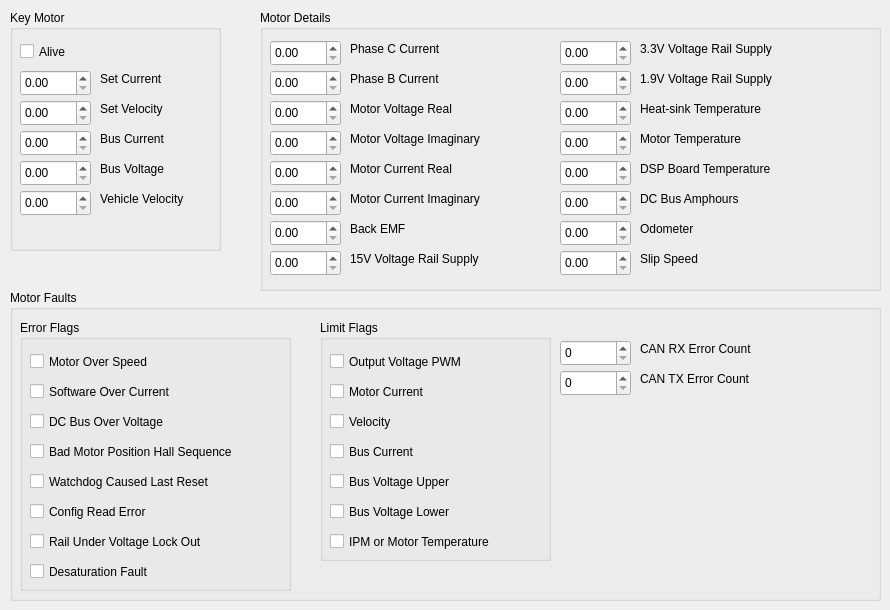
   <widget class="QWidget" name="Motor0">
    <attribute name="title">
     <string>Motor 0</string>
    </attribute>
    <widget class="QGroupBox" name="motor0DetailsGroup">
     <property name="geometry">
      <rect>
       <x>260</x>
       <y>10</y>
       <width>621</width>
       <height>281</height>
      </rect>
     </property>
     <property name="title">
      <string>Motor Details</string>
     </property>
     <widget class="QDoubleSpinBox" name="m0PhaseCCurrentBox">
      <property name="geometry">
       <rect>
        <x>10</x>
        <y>30</y>
        <width>71</width>
        <height>26</height>
       </rect>
      </property>
     </widget>
     <widget class="QDoubleSpinBox" name="m0MotorCurrentImaginaryBox">
      <property name="geometry">
       <rect>
        <x>10</x>
        <y>180</y>
        <width>71</width>
        <height>26</height>
       </rect>
      </property>
     </widget>
     <widget class="QDoubleSpinBox" name="m0MotorVoltageImaginaryBox">
      <property name="geometry">
       <rect>
        <x>10</x>
        <y>120</y>
        <width>71</width>
        <height>26</height>
       </rect>
      </property>
     </widget>
     <widget class="QDoubleSpinBox" name="m0BackEMFBox">
      <property name="geometry">
       <rect>
        <x>10</x>
        <y>210</y>
        <width>71</width>
        <height>26</height>
       </rect>
      </property>
     </widget>
     <widget class="QDoubleSpinBox" name="m0VoltageRailSupply15VBox">
      <property name="geometry">
       <rect>
        <x>10</x>
        <y>240</y>
        <width>71</width>
        <height>26</height>
       </rect>
      </property>
     </widget>
     <widget class="QDoubleSpinBox" name="m0MotorCurrentRealBox">
      <property name="geometry">
       <rect>
        <x>10</x>
        <y>150</y>
        <width>71</width>
        <height>26</height>
       </rect>
      </property>
     </widget>
     <widget class="QDoubleSpinBox" name="m0MotorVoltageRealBox">
      <property name="geometry">
       <rect>
        <x>10</x>
        <y>90</y>
        <width>71</width>
        <height>26</height>
       </rect>
      </property>
     </widget>
     <widget class="QDoubleSpinBox" name="m0PhaseBCurrentBox">
      <property name="geometry">
       <rect>
        <x>10</x>
        <y>60</y>
        <width>71</width>
        <height>26</height>
       </rect>
      </property>
     </widget>
     <widget class="QLabel" name="label_36">
      <property name="geometry">
       <rect>
        <x>90</x>
        <y>30</y>
        <width>121</width>
        <height>17</height>
       </rect>
      </property>
      <property name="text">
       <string>Phase C Current</string>
      </property>
     </widget>
     <widget class="QLabel" name="label_37">
      <property name="geometry">
       <rect>
        <x>90</x>
        <y>60</y>
        <width>121</width>
        <height>17</height>
       </rect>
      </property>
      <property name="text">
       <string>Phase B Current</string>
      </property>
     </widget>
     <widget class="QLabel" name="label_38">
      <property name="geometry">
       <rect>
        <x>90</x>
        <y>90</y>
        <width>151</width>
        <height>17</height>
       </rect>
      </property>
      <property name="text">
       <string>Motor Voltage Real</string>
      </property>
     </widget>
     <widget class="QLabel" name="label_39">
      <property name="geometry">
       <rect>
        <x>90</x>
        <y>120</y>
        <width>181</width>
        <height>17</height>
       </rect>
      </property>
      <property name="text">
       <string>Motor Voltage Imaginary</string>
      </property>
     </widget>
     <widget class="QLabel" name="label_40">
      <property name="geometry">
       <rect>
        <x>90</x>
        <y>150</y>
        <width>181</width>
        <height>17</height>
       </rect>
      </property>
      <property name="text">
       <string>Motor Current Real</string>
      </property>
     </widget>
     <widget class="QLabel" name="label_41">
      <property name="geometry">
       <rect>
        <x>90</x>
        <y>180</y>
        <width>181</width>
        <height>17</height>
       </rect>
      </property>
      <property name="text">
       <string>Motor Current Imaginary</string>
      </property>
     </widget>
     <widget class="QLabel" name="label_42">
      <property name="geometry">
       <rect>
        <x>90</x>
        <y>210</y>
        <width>67</width>
        <height>17</height>
       </rect>
      </property>
      <property name="text">
       <string>Back EMF</string>
      </property>
     </widget>
     <widget class="QLabel" name="label_43">
      <property name="geometry">
       <rect>
        <x>90</x>
        <y>240</y>
        <width>171</width>
        <height>17</height>
       </rect>
      </property>
      <property name="text">
       <string>15V Voltage Rail Supply</string>
      </property>
     </widget>
     <widget class="QDoubleSpinBox" name="m0VoltageRailSupply3VBox">
      <property name="geometry">
       <rect>
        <x>300</x>
        <y>30</y>
        <width>71</width>
        <height>26</height>
       </rect>
      </property>
     </widget>
     <widget class="QDoubleSpinBox" name="m0HeatSinkTempBox">
      <property name="geometry">
       <rect>
        <x>300</x>
        <y>90</y>
        <width>71</width>
        <height>26</height>
       </rect>
      </property>
     </widget>
     <widget class="QDoubleSpinBox" name="m0VoltageRailSupply1VBox">
      <property name="geometry">
       <rect>
        <x>300</x>
        <y>60</y>
        <width>71</width>
        <height>26</height>
       </rect>
      </property>
     </widget>
     <widget class="QDoubleSpinBox" name="m0DspBoardTempBox">
      <property name="geometry">
       <rect>
        <x>300</x>
        <y>150</y>
        <width>71</width>
        <height>26</height>
       </rect>
      </property>
     </widget>
     <widget class="QDoubleSpinBox" name="m0MotorTempBox">
      <property name="geometry">
       <rect>
        <x>300</x>
        <y>120</y>
        <width>71</width>
        <height>26</height>
       </rect>
      </property>
     </widget>
     <widget class="QDoubleSpinBox" name="m0OdometerBox">
      <property name="geometry">
       <rect>
        <x>300</x>
        <y>210</y>
        <width>71</width>
        <height>26</height>
       </rect>
      </property>
     </widget>
     <widget class="QDoubleSpinBox" name="m0DcBusAmphoursBox">
      <property name="geometry">
       <rect>
        <x>300</x>
        <y>180</y>
        <width>71</width>
        <height>26</height>
       </rect>
      </property>
     </widget>
     <widget class="QDoubleSpinBox" name="m0SlipSpeedBox">
      <property name="geometry">
       <rect>
        <x>300</x>
        <y>240</y>
        <width>71</width>
        <height>26</height>
       </rect>
      </property>
     </widget>
     <widget class="QLabel" name="label_44">
      <property name="geometry">
       <rect>
        <x>380</x>
        <y>30</y>
        <width>171</width>
        <height>17</height>
       </rect>
      </property>
      <property name="text">
       <string>3.3V Voltage Rail Supply</string>
      </property>
     </widget>
     <widget class="QLabel" name="label_45">
      <property name="geometry">
       <rect>
        <x>380</x>
        <y>60</y>
        <width>171</width>
        <height>17</height>
       </rect>
      </property>
      <property name="text">
       <string>1.9V Voltage Rail Supply</string>
      </property>
     </widget>
     <widget class="QLabel" name="label_46">
      <property name="geometry">
       <rect>
        <x>380</x>
        <y>90</y>
        <width>161</width>
        <height>17</height>
       </rect>
      </property>
      <property name="text">
       <string>Heat-sink Temperature</string>
      </property>
     </widget>
     <widget class="QLabel" name="label_47">
      <property name="geometry">
       <rect>
        <x>380</x>
        <y>120</y>
        <width>151</width>
        <height>17</height>
       </rect>
      </property>
      <property name="text">
       <string>Motor Temperature</string>
      </property>
     </widget>
     <widget class="QLabel" name="label_48">
      <property name="geometry">
       <rect>
        <x>380</x>
        <y>150</y>
        <width>171</width>
        <height>17</height>
       </rect>
      </property>
      <property name="text">
       <string>DSP Board Temperature</string>
      </property>
     </widget>
     <widget class="QLabel" name="label_49">
      <property name="geometry">
       <rect>
        <x>380</x>
        <y>180</y>
        <width>151</width>
        <height>17</height>
       </rect>
      </property>
      <property name="text">
       <string>DC Bus Amphours</string>
      </property>
     </widget>
     <widget class="QLabel" name="label_50">
      <property name="geometry">
       <rect>
        <x>380</x>
        <y>210</y>
        <width>121</width>
        <height>17</height>
       </rect>
      </property>
      <property name="text">
       <string>Odometer</string>
      </property>
     </widget>
     <widget class="QLabel" name="label_51">
      <property name="geometry">
       <rect>
        <x>380</x>
        <y>240</y>
        <width>101</width>
        <height>17</height>
       </rect>
      </property>
      <property name="text">
       <string>Slip Speed</string>
      </property>
     </widget>
    </widget>
    <widget class="QGroupBox" name="m0Faults">
     <property name="geometry">
      <rect>
       <x>10</x>
       <y>290</y>
       <width>871</width>
       <height>311</height>
      </rect>
     </property>
     <property name="title">
      <string>Motor Faults</string>
     </property>
     <widget class="QGroupBox" name="m0ErrorFlags">
      <property name="geometry">
       <rect>
        <x>10</x>
        <y>30</y>
        <width>271</width>
        <height>271</height>
       </rect>
      </property>
      <property name="title">
       <string>Error Flags</string>
      </property>
      <widget class="QCheckBox" name="m0DcBusOverVoltageCheck">
       <property name="geometry">
        <rect>
         <x>10</x>
         <y>90</y>
         <width>171</width>
         <height>23</height>
        </rect>
       </property>
       <property name="text">
        <string>DC Bus Over Voltage</string>
       </property>
      </widget>
      <widget class="QCheckBox" name="m0DesaturationFaultCheck">
       <property name="geometry">
        <rect>
         <x>10</x>
         <y>240</y>
         <width>221</width>
         <height>23</height>
        </rect>
       </property>
       <property name="text">
        <string>Desaturation Fault</string>
       </property>
      </widget>
      <widget class="QCheckBox" name="m0BadMotorPositionHallSequenceCheck">
       <property name="geometry">
        <rect>
         <x>10</x>
         <y>120</y>
         <width>261</width>
         <height>23</height>
        </rect>
       </property>
       <property name="text">
        <string>Bad Motor Position Hall Sequence</string>
       </property>
      </widget>
      <widget class="QCheckBox" name="m0OverCurrentCheck">
       <property name="geometry">
        <rect>
         <x>10</x>
         <y>60</y>
         <width>181</width>
         <height>23</height>
        </rect>
       </property>
       <property name="text">
        <string>Software Over Current</string>
       </property>
      </widget>
      <widget class="QCheckBox" name="m0RailUnderVoltageLockOutCheck">
       <property name="geometry">
        <rect>
         <x>10</x>
         <y>210</y>
         <width>221</width>
         <height>23</height>
        </rect>
       </property>
       <property name="text">
        <string>Rail Under Voltage Lock Out</string>
       </property>
      </widget>
      <widget class="QCheckBox" name="m0OverSpeedCheck">
       <property name="geometry">
        <rect>
         <x>10</x>
         <y>30</y>
         <width>151</width>
         <height>23</height>
        </rect>
       </property>
       <property name="text">
        <string>Motor Over Speed</string>
       </property>
      </widget>
      <widget class="QCheckBox" name="m0WatchdogCausedLastResetCheck">
       <property name="geometry">
        <rect>
         <x>10</x>
         <y>150</y>
         <width>231</width>
         <height>23</height>
        </rect>
       </property>
       <property name="text">
        <string>Watchdog Caused Last Reset</string>
       </property>
      </widget>
      <widget class="QCheckBox" name="m0ConfigReadErrorBox">
       <property name="geometry">
        <rect>
         <x>10</x>
         <y>180</y>
         <width>221</width>
         <height>23</height>
        </rect>
       </property>
       <property name="text">
        <string>Config Read Error</string>
       </property>
      </widget>
     </widget>
     <widget class="QGroupBox" name="m0LimitFlags">
      <property name="geometry">
       <rect>
        <x>310</x>
        <y>30</y>
        <width>231</width>
        <height>241</height>
       </rect>
      </property>
      <property name="title">
       <string>Limit Flags</string>
      </property>
      <widget class="QCheckBox" name="m0VelocityCheck">
       <property name="geometry">
        <rect>
         <x>10</x>
         <y>90</y>
         <width>171</width>
         <height>23</height>
        </rect>
       </property>
       <property name="text">
        <string>Velocity</string>
       </property>
      </widget>
      <widget class="QCheckBox" name="m0BusCurrentCheck">
       <property name="geometry">
        <rect>
         <x>10</x>
         <y>120</y>
         <width>261</width>
         <height>23</height>
        </rect>
       </property>
       <property name="text">
        <string>Bus Current</string>
       </property>
      </widget>
      <widget class="QCheckBox" name="m0MotorCurrentCheck">
       <property name="geometry">
        <rect>
         <x>10</x>
         <y>60</y>
         <width>181</width>
         <height>23</height>
        </rect>
       </property>
       <property name="text">
        <string>Motor Current</string>
       </property>
      </widget>
      <widget class="QCheckBox" name="m0IpmOrMotorTempCheck">
       <property name="geometry">
        <rect>
         <x>10</x>
         <y>210</y>
         <width>221</width>
         <height>23</height>
        </rect>
       </property>
       <property name="text">
        <string>IPM or Motor Temperature</string>
       </property>
      </widget>
      <widget class="QCheckBox" name="m0OutputVoltagePwmCheck">
       <property name="geometry">
        <rect>
         <x>10</x>
         <y>30</y>
         <width>211</width>
         <height>23</height>
        </rect>
       </property>
       <property name="text">
        <string>Output Voltage PWM</string>
       </property>
      </widget>
      <widget class="QCheckBox" name="m0BusVoltageUpperCheck">
       <property name="geometry">
        <rect>
         <x>10</x>
         <y>150</y>
         <width>231</width>
         <height>23</height>
        </rect>
       </property>
       <property name="text">
        <string>Bus Voltage Upper</string>
       </property>
      </widget>
      <widget class="QCheckBox" name="m0BusVoltageLowerCheck">
       <property name="geometry">
        <rect>
         <x>10</x>
         <y>180</y>
         <width>221</width>
         <height>23</height>
        </rect>
       </property>
       <property name="text">
        <string>Bus Voltage Lower</string>
       </property>
      </widget>
     </widget>
     <widget class="QSpinBox" name="m0CanTxErrorCountBox">
      <property name="geometry">
       <rect>
        <x>550</x>
        <y>80</y>
        <width>71</width>
        <height>26</height>
       </rect>
      </property>
     </widget>
     <widget class="QSpinBox" name="m0CanRxErrorCountBox">
      <property name="geometry">
       <rect>
        <x>550</x>
        <y>50</y>
        <width>71</width>
        <height>26</height>
       </rect>
      </property>
     </widget>
     <widget class="QLabel" name="m0CanRxErrorCountLabel">
      <property name="geometry">
       <rect>
        <x>630</x>
        <y>50</y>
        <width>161</width>
        <height>17</height>
       </rect>
      </property>
      <property name="text">
       <string>CAN RX Error Count</string>
      </property>
     </widget>
     <widget class="QLabel" name="m0CanTxErrorCountLabel">
      <property name="geometry">
       <rect>
        <x>630</x>
        <y>80</y>
        <width>161</width>
        <height>17</height>
       </rect>
      </property>
      <property name="text">
       <string>CAN TX Error Count</string>
      </property>
     </widget>
    </widget>
    <widget class="QGroupBox" name="m0Key">
     <property name="geometry">
      <rect>
       <x>10</x>
       <y>10</y>
       <width>211</width>
       <height>241</height>
      </rect>
     </property>
     <property name="title">
      <string>Key Motor</string>
     </property>
     <widget class="QCheckBox" name="m0AliveCheck">
      <property name="geometry">
       <rect>
        <x>10</x>
        <y>30</y>
        <width>92</width>
        <height>23</height>
       </rect>
      </property>
      <property name="text">
       <string>Alive</string>
      </property>
     </widget>
     <widget class="QDoubleSpinBox" name="m0SetCurrentBox">
      <property name="geometry">
       <rect>
        <x>10</x>
        <y>60</y>
        <width>71</width>
        <height>26</height>
       </rect>
      </property>
     </widget>
     <widget class="QDoubleSpinBox" name="m0BusVoltageBox">
      <property name="geometry">
       <rect>
        <x>10</x>
        <y>150</y>
        <width>71</width>
        <height>26</height>
       </rect>
      </property>
     </widget>
     <widget class="QLabel" name="m0BusCurrentLabel">
      <property name="geometry">
       <rect>
        <x>90</x>
        <y>120</y>
        <width>121</width>
        <height>17</height>
       </rect>
      </property>
      <property name="text">
       <string>Bus Current</string>
      </property>
     </widget>
     <widget class="QLabel" name="m0BusVoltageLabel">
      <property name="geometry">
       <rect>
        <x>90</x>
        <y>150</y>
        <width>91</width>
        <height>17</height>
       </rect>
      </property>
      <property name="text">
       <string>Bus Voltage</string>
      </property>
     </widget>
     <widget class="QDoubleSpinBox" name="m0SetVelocityBox">
      <property name="geometry">
       <rect>
        <x>10</x>
        <y>90</y>
        <width>71</width>
        <height>26</height>
       </rect>
      </property>
     </widget>
     <widget class="QLabel" name="m0VehicleVelocityLabel">
      <property name="geometry">
       <rect>
        <x>90</x>
        <y>180</y>
        <width>111</width>
        <height>17</height>
       </rect>
      </property>
      <property name="text">
       <string>Vehicle Velocity</string>
      </property>
     </widget>
     <widget class="QLabel" name="m0SetCurrentLabel">
      <property name="geometry">
       <rect>
        <x>90</x>
        <y>60</y>
        <width>101</width>
        <height>17</height>
       </rect>
      </property>
      <property name="text">
       <string>Set Current</string>
      </property>
     </widget>
     <widget class="QDoubleSpinBox" name="m0BusCurrentBox">
      <property name="geometry">
       <rect>
        <x>10</x>
        <y>120</y>
        <width>71</width>
        <height>26</height>
       </rect>
      </property>
     </widget>
     <widget class="QDoubleSpinBox" name="m0VehicleVelocityBox">
      <property name="geometry">
       <rect>
        <x>10</x>
        <y>180</y>
        <width>71</width>
        <height>26</height>
       </rect>
      </property>
     </widget>
     <widget class="QLabel" name="m0SetVelocityLabel">
      <property name="geometry">
       <rect>
        <x>90</x>
        <y>90</y>
        <width>121</width>
        <height>17</height>
       </rect>
      </property>
      <property name="text">
       <string>Set Velocity</string>
      </property>
     </widget>
    </widget>
   </widget>
